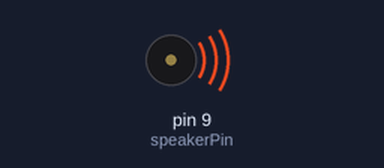
The sketch below on a simulated Arduino Uno, built with avr-gcc and run on an emulated ATmega328P. Parts: buzzer (waves = sounding).

Above: at 0.1 s.
Timing chart, 0 to 1.6 s (numbered marks = the images above):
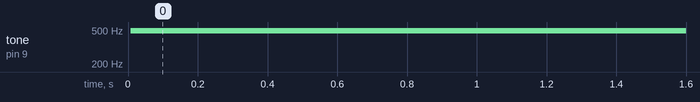

Measured:
- by itself, tone on pin 9 (speakerPin): silent → 490 Hz at 0.01 s

The sketch:

SineWavePWM.ino
```cpp
int speakerPin = 9;  // Use a PWM capable pin
const int numSamples = 50;  // Number of sample points
int sineData[numSamples];   // Array to hold sine wave data points

void setup() {
  pinMode(speakerPin, OUTPUT);

  // Create sine wave data
  for (int i = 0; i < numSamples; i++) {
    sineData[i] = 127.5 + 127.5 * sin(2 * PI * i / numSamples);
  }
}

void loop() {
  for (int i = 0; i < numSamples; i++) {
    analogWrite(speakerPin, sineData[i]);
    delayMicroseconds(100);  // Adjust the frequency by changing the delay
  }
}
```
